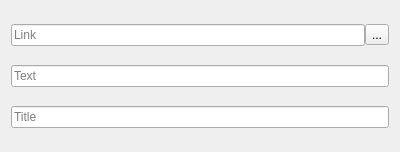
<?xml version="1.0" encoding="UTF-8"?>
<ui version="4.0">
 <class>DialogInsertLink</class>
 <widget class="QDialog" name="DialogInsertLink">
  <property name="geometry">
   <rect>
    <x>0</x>
    <y>0</y>
    <width>400</width>
    <height>152</height>
   </rect>
  </property>
  <property name="sizePolicy">
   <sizepolicy hsizetype="Preferred" vsizetype="Fixed">
    <horstretch>0</horstretch>
    <verstretch>0</verstretch>
   </sizepolicy>
  </property>
  <property name="minimumSize">
   <size>
    <width>400</width>
    <height>0</height>
   </size>
  </property>
  <property name="maximumSize">
   <size>
    <width>16777215</width>
    <height>16777215</height>
   </size>
  </property>
  <property name="windowTitle">
   <string>Insert a link</string>
  </property>
  <layout class="QVBoxLayout" name="verticalLayout">
   <item>
    <layout class="QHBoxLayout" name="horizontalLayout">
     <property name="spacing">
      <number>0</number>
     </property>
     <item>
      <widget class="QLineEdit" name="lineEditLink">
       <property name="placeholderText">
        <string>Link</string>
       </property>
      </widget>
     </item>
     <item>
      <widget class="QToolButton" name="toolButton">
       <property name="text">
        <string>...</string>
       </property>
      </widget>
     </item>
    </layout>
   </item>
   <item>
    <widget class="QLineEdit" name="lineEditText">
     <property name="sizePolicy">
      <sizepolicy hsizetype="Expanding" vsizetype="Fixed">
       <horstretch>0</horstretch>
       <verstretch>0</verstretch>
      </sizepolicy>
     </property>
     <property name="placeholderText">
      <string>Text</string>
     </property>
    </widget>
   </item>
   <item>
    <widget class="QLineEdit" name="lineEditTitle">
     <property name="placeholderText">
      <string>Title</string>
     </property>
    </widget>
   </item>
  </layout>
 </widget>
 <resources/>
 <connections/>
</ui>
